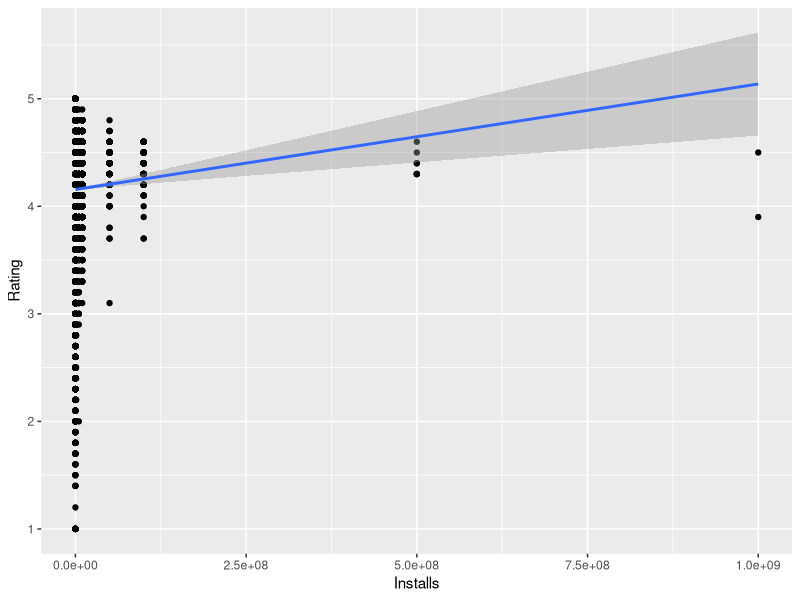
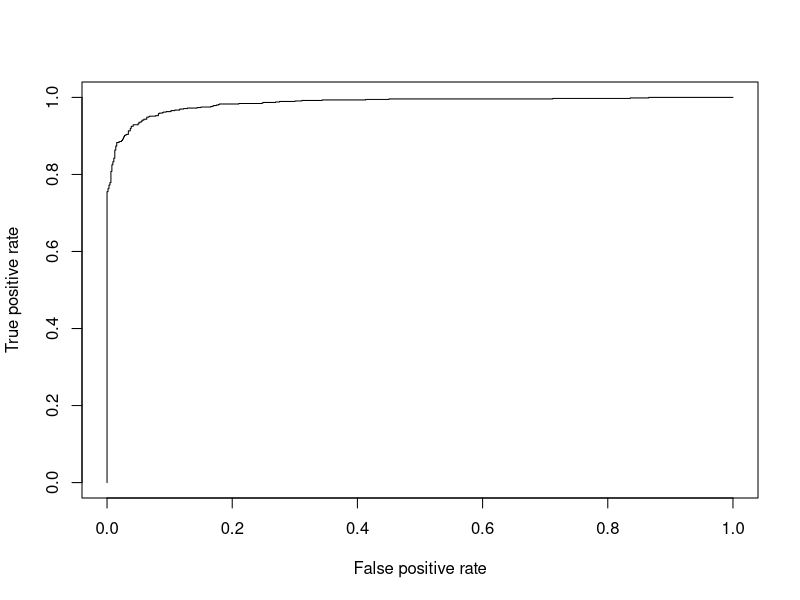

Recreate these plots in R, in order.
## ---- chunk 1
knitr::opts_chunk$set(echo = TRUE)
setwd("~/Documents/R/android apps")
## ---- chunk 2
library("foreign")
raw_data <- read.csv("clean_googleplaystore.csv")
str(raw_data)
## ---- chunk 3
# Correlation plot of Installs v/s ratings
library(ggplot2)
data <- na.omit(raw_data)
g <- ggplot(data, aes(x=Installs, y=Rating)) + geom_point() + geom_smooth(method="lm")
plot(g)
## ---- chunk 4
# Categorised the number of installs less than 100,000 as 0 and  greater than as 1
data$Installs <- ifelse( data$Installs < 100000 , 0, 1)
data$installations <- factor(data$Installs)
#data$out <- relevel(data$installations, ref='10000')
data$Type <- factor(ifelse(data$Type == 'Free', 1, 0))
data = data[,-c(1, 2,7,9,10,11,12, 13, 14)]
str(data)
## ---- chunk 5
# Splitting our data into training and test set
set.seed(100)
trainingRows <- sample(1:nrow(data), 0.8*nrow(data))
training <- data[trainingRows, ]
test <- data[-trainingRows, ]
## ---- chunk 6
# Now we’ll execute a logistic regression with independent variables.
default.model <- glm(installations~ . ,family="binomial"(link = "logit"),training)
## ---- chunk 7
summary(default.model)
## ---- chunk 8
pred.model <- predict.glm(default.model,test,type='response')
head(pred.model)

modelhit <- mean(pred.model!=test$installations)
modelhit
## ---- chunk 9
#Predicting for a value
xx <- data.frame(Category="FAMILY",Reviews=23060,Size=21.000,Type='1',Rating=4.2)
xxpred <- predict(default.model,xx,type='response')
xxpred
#Pretty high chance according to the data we have,what if we cut the reviews to 3000?
xx.11 <- data.frame(Category="FAMILY",Reviews=3000,Size=21,Type='1',Rating=4.2)
xxpred.1 <- predict(default.model,xx.11,type='response')
xxpred.1
#Likelihood drops to 44%
new.data.test <- data.frame(Category="FAMILY",Reviews=3000,Size=21,Type='0',Rating=0)
new.data.test.pred <- predict(default.model,new.data.test, type = "response")
new.data.test.pred
## ---- chunk 10
library(ROCR)
## ---- chunk 11
#In order to use the package we first have to set the prediction 
newpred <- prediction(pred.model,test$installations)
#Next we want to measure true possitives which is "tpr" and also False Positives "fpr"
newpred.performance <- performance(newpred, measure = "tpr",x.measure = "fpr")
#then we plot these two measures
plot(newpred.performance)
#Looking pretty good, we can also get the AUC again using the performance function
AUC <- performance(newpred, measure = "auc")
AUC
